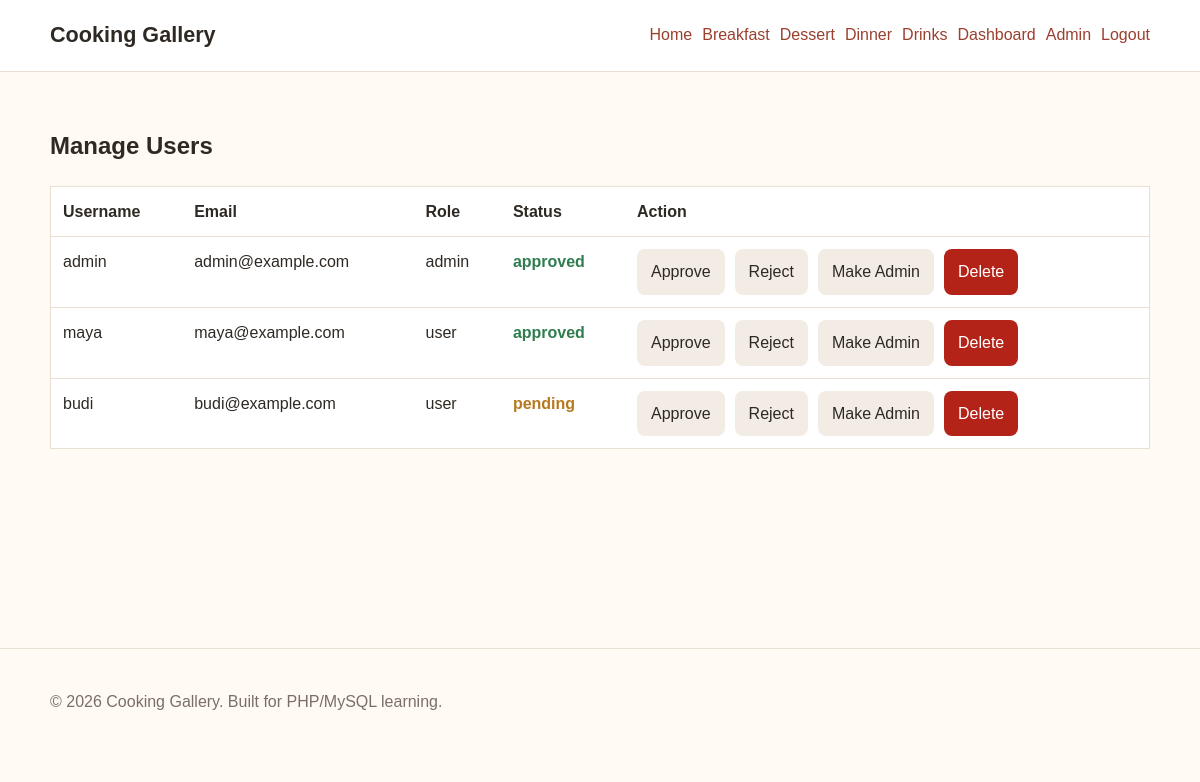
The page /admin/users.php (signed in) on the database its author committed.
### tables this page shows
CREATE TABLE IF NOT EXISTS categories (
    id INT AUTO_INCREMENT PRIMARY KEY,
    name VARCHAR(100) NOT NULL,
    slug VARCHAR(120) NOT NULL UNIQUE
);

CREATE TABLE IF NOT EXISTS users (
    id INT AUTO_INCREMENT PRIMARY KEY,
    username VARCHAR(50) NOT NULL UNIQUE,
    email VARCHAR(100) NOT NULL UNIQUE,
    password_hash VARCHAR(255) NOT NULL,
    display_name VARCHAR(100),
    avatar VARCHAR(255),
    role ENUM('user', 'admin') NOT NULL DEFAULT 'user',
    status ENUM('pending', 'approved', 'rejected') NOT NULL DEFAULT 'pending',
    created_at DATETIME NOT NULL DEFAULT CURRENT_TIMESTAMP
);

### classes/Category.php (called while the page is built, shortened)
<?php
class Category
{
    private PDO $databaseConnection;
    public function __construct(PDO $databaseConnection)
    {
        $this->databaseConnection = $databaseConnection;
    }
    public function getAll(): array
    {
        $allCategoriesStatement = $this->databaseConnection->query("SELECT * FROM categories ORDER BY name ASC");
        return $allCategoriesStatement->fetchAll();
    }
}

### includes/bootstrap.php (called while the page is built, shortened)
<?php
require_once __DIR__ . '/../classes/User.php';
require_once __DIR__ . '/../classes/Auth.php';
require_once __DIR__ . '/../classes/Category.php';
function escapeHtml($value): string
{
    return htmlspecialchars((string) $value, ENT_QUOTES, 'UTF-8');
}

### classes/Auth.php (called while the page is built, shortened)
<?php
class Auth
{
    public function check(): bool
    {
        return isset($_SESSION['user_id']);
    }
    public function isAdmin(): bool
    {
        return isset($_SESSION['role']) && $_SESSION['role'] === 'admin';
    }
}

### classes/User.php (called while the page is built, shortened)
<?php
class User
{
    private PDO $databaseConnection;
    public function __construct(PDO $databaseConnection)
    {
        $this->databaseConnection = $databaseConnection;
    }
    public function getAll(): array
    {
        return $this->databaseConnection
            ->query("SELECT * FROM users ORDER BY created_at DESC")
            ->fetchAll();
    }
}

### admin/users.php (the view, shortened to what this page needs)
<?php
require_once __DIR__ . '/../includes/bootstrap.php';
$userObject = new User($databaseConnection);
$users = $userObject->getAll();
include __DIR__ . '/../includes/header.php';
?>
<h2>Manage Users</h2>
<table class="admin-table">
    <thead>
        <tr>
            <th>Username</th>
            <th>Email</th>
            <th>Role</th>
            <th>Status</th>
            <th>Action</th>
        </tr>
    </thead>
    <tbody>
        <?php foreach ($users as $user): ?>
            <tr>
                <td><?= escapeHtml($user['username']) ?></td>
                <td><?= escapeHtml($user['email']) ?></td>
                <td><?= escapeHtml($user['role']) ?></td>
                <td><span class="status-<?= escapeHtml($user['status']) ?>"><?= escapeHtml($user['status']) ?></span></td>
                <td>
                    <form method="post" class="inline-actions">
                        <button name="action" value="approve">Approve</button>
                        <button name="action" value="reject">Reject</button>
                        <button name="action" value="make_admin">Make Admin</button>
                        <button class="button-danger" name="action" value="delete">Delete</button>
                    </form>
                </td>
            </tr>
        <?php endforeach; ?>
    </tbody>
</table>
<?php include __DIR__ . '/../includes/footer.php'; ?>

### includes/header.php (shortened to what this page needs)
<?php
$authForHeader = new Auth($databaseConnection);
$categoryObjectForHeader = new Category($databaseConnection);
$navigationCategories = $categoryObjectForHeader->getAll();
?>
<!DOCTYPE html>
<html lang="id">
<head>
    <link rel="stylesheet" href="<?= APP_URL ?>/assets/css/style.css">
</head>
<body>
<header class="site-header">
    <div class="container">
        <h1 class="logo"><a href="<?= APP_URL ?>">Cooking Gallery</a></h1>
        <nav class="top-nav" aria-label="Main navigation">
            <a href="<?= APP_URL ?>">Home</a>
            <?php foreach (array_slice($navigationCategories, 0, 4) as $navigationCategory): ?>
                <a href="<?= APP_URL ?>/category.php?id=<?= (int) $navigationCategory['id'] ?>"><?= escapeHtml($navigationCategory['name']) ?></a>
            <?php endforeach; ?>
            <?php if ($authForHeader->check()): ?>
                <a href="<?= APP_URL ?>/user/dashboard.php">Dashboard</a>
                <?php if ($authForHeader->isAdmin()): ?>
                    <a href="<?= APP_URL ?>/admin/index.php">Admin</a>
                <?php endif; ?>
                <a href="<?= APP_URL ?>/logout.php">Logout</a>
            <?php else: ?>
                <a href="<?= APP_URL ?>/login.php">Login</a>
                <a href="<?= APP_URL ?>/register.php">Register</a>
            <?php endif; ?>
        </nav>
    </div>
</header>
<main class="site-main">
    <div class="container">

### assets/css/style.css (style rules this page uses)
:root { --color-bg: #fffaf3; --color-surface: #ffffff; --color-text: #2f2924; --color-muted: #7a6f66; --color-primary: #9b3f2f; --color-primary-dark: #742f24; --color-border: #eadfd3; --color-success: #2f7d4f; --color-warning: #b7791f; --color-danger: #b42318; --shadow-soft: 0 12px 30px rgba(47, 41, 36, 0.08); --radius: 8px; --container: 1100px; }
* { box-sizing: border-box; }
body { margin: 0; font-family: Arial, sans-serif; background: var(--color-bg); color: var(--color-text); line-height: 1.6; }
.container { width: min(92%, var(--container)); margin: 0 auto; }
a { color: var(--color-primary); text-decoration: none; }
.site-header { background: var(--color-surface); border-bottom: 1px solid var(--color-border); position: sticky; top: 0; z-index: 10; }
.site-header .container { display: flex; align-items: center; justify-content: space-between; gap: 24px; padding: 18px 0; }
.logo { font-size: 1.35rem; margin: 0; }
.logo a { color: var(--color-text); font-weight: 700; }
.top-nav, .admin-nav, .inline-actions { display: flex; align-items: center; flex-wrap: wrap; gap: 10px; }
.site-main { min-height: 72vh; padding: 36px 0 56px; }
.button, button { border: 0; border-radius: var(--radius); padding: 10px 14px; cursor: pointer; background: #f3ece4; color: var(--color-text); font: inherit; }
.button-danger, button.button-danger { background: var(--color-danger); color: #ffffff; }
.admin-table { width: 100%; border-collapse: collapse; background: var(--color-surface); border: 1px solid var(--color-border); }
.admin-table th, .admin-table td { padding: 12px; border-bottom: 1px solid var(--color-border); text-align: left; vertical-align: top; }
.status-pending, .status-approved, .status-rejected { font-weight: 700; }
.status-pending { color: var(--color-warning); }
.status-approved { color: var(--color-success); }

### rows shown on the page
categories: name "Breakfast"
categories: name "Dessert"
categories: name "Dinner"
categories: name "Drinks"
users: username "admin", email "admin@example.com", role "admin", status "approved"
users: username "maya", email "maya@example.com", role "user", status "approved"
users: username "budi", email "budi@example.com", role "user", status "pending"
